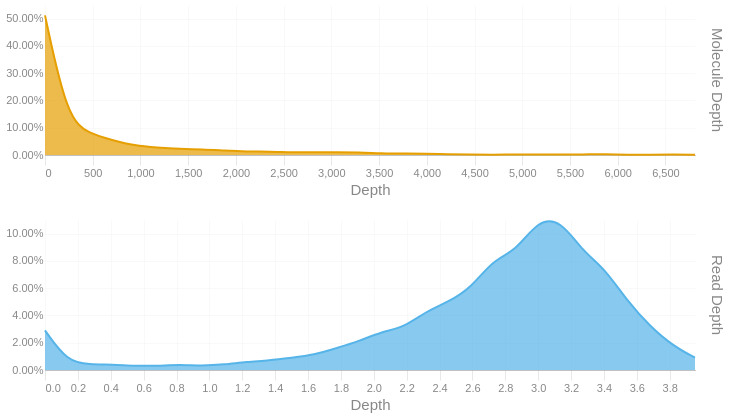

Notebook source saved alongside this figure:
### Code cell
readdep = depth_hist(tb['Read Depth'], q99, 3)
readdep = readdep.with_columns(pl.lit('Read Depth').alias('Metric'))
if not SKIPLR:
    moldep = depth_hist(tb['Molecule Depth'], mol_q99, 1)
    moldep = moldep.with_columns(pl.lit('Molecule Depth').alias('Metric'))
    _hist = pl.concat([readdep, moldep])
    _hist = _hist.filter(pl.col('Proportion') != 0)
    with SafeRender(_hist):
        (
            alt.Chart(_hist)        
            .mark_area(interpolate = "basis")
            .encode(
                x=alt.X('Bin:Q').scale(domainMin=0).axis(alt.Axis(title='Depth')),
                y = alt.Y('Proportion:Q', title = None).axis(format = '.2%'),
                color = alt.Color('Metric:N').legend(None),
                row = alt.Row("Metric:N").header(title = None, labelOrient = 'right'),
                tooltip = [
                    alt.Tooltip("Metric:N", title = "Metric"),
                    alt.Tooltip('Interval:N', title = "Depth Interval"),
                    alt.Tooltip('Proportion:Q', title = "% Alignments").format('.2%')
                ]
            )
            .resolve_scale(x='independent', y='independent')
            .properties(
                height = 150, width = 650,
                usermeta={'embedOptions': {'downloadFileName': f'{samplename}.depth.hist'}}
            )
        ).display()
else:
    readdep = readdep.filter(pl.col('Proportion') != 0)
    with SafeRender(readdep):
        (
            alt.Chart(readdep)        
            .mark_area(interpolate = "basis")
            .encode(
                x=alt.X('Bin:Q').scale(domainMin=0).axis(alt.Axis(title='Depth')),
                y = alt.Y('Proportion:Q', title = None).axis(format = '.2%'),
                tooltip = [
                    alt.Tooltip('Interval:N', title = "Depth Interval"),
                    alt.Tooltip('Proportion:Q', title = "% Alignments").format('.2%')
                ]
            )
            .properties(
                usermeta={'embedOptions': {'downloadFileName': f'{samplename}.depth.hist'}}
            )
        ).display()

### Figure 1 — Vega-Lite specification as saved in the notebook (floating-point values rounded to 4 significant figures)
{"width": 650, "height": 150, "config": {"title": {"anchor": "start", "dy": -15, "fontSize": 18, "color": "#888888", "subtitleColor": "#888888", "subtitleFontSize": 14}, "arc": {"fill": "#0072B2"}, "axis": {"domainColor": "#888888", "domainWidth": 0.5, "gridWidth": 0.2, "grid": false, "titleFontWeight": 400, "titleFontSize": 15, "labelFontSize": 11, "labelColor": "#888888", "tickColor": "#888888", "tickWidth": 0.2, "titleColor": "#888888"}, "axisBand": {"grid": false}, "axisX": {"grid": true, "tickSize": 10, "domainCap": "round"}, "axisY": {"domain": false, "grid": true, "tickSize": 0, "domainCap": "round"}, "background": "transparent", "header": {"labelFontSize": 15, "labelColor": "#888888", "titleFontSize": 15, "titleFontWeight": 600, "titleColor": "#888888"}, "legend": {"labelFont": "sans-serif", "labelFontSize": 12, "labelColor": "#888888", "symbolSize": 100, "symbolType": "circle", "titleFontSize": 12, "titlePadding": 10, "titleColor": "#888888", "title": null}, "range": {"category": ["#E69F00", "#56B4E9", "#009E73", "#F0E442", "#0072B2", "#D55E00", "#CC79A7", "#000000"], "diverging": ["#cfe8f3", "#a2d4ec", "#73bfe2", "#46abdb", "#1696d2", "#12719e"]}, "area": {"fill": "#0072B2", "fillOpacity": 0.7, "line": true, "strokeOpacity": 0.7}, "line": {"color": "#0072B2", "stroke": "#0072B2", "strokeWidth": 2}, "trail": {"color": "#0072B2", "stroke": "#0072B2", "strokeWidth": 0, "size": 1}, "point": {"filled": true, "fillOpacity": 1.0, "size": 95}, "text": {"color": "#888888", "fontSize": 11, "align": "right", "fontWeight": 400, "size": 11}, "bar": {"fill": "#0072B2", "stroke": null}, "view": {"stroke": null, "continuousWidth": 660, "continuousHeight": 400}}, "data": {"name": "data-cc116fb677117d3b331852411bd1b731"}, "mark": {"type": "area", "interpolate": "basis"}, "encoding": {"color": {"field": "Metric", "legend": null, "type": "nominal"}, "row": {"field": "Metric", "header": {"title": null, "labelOrient": "right"}, "type": "nominal"}, "tooltip": [{"field": "Metric", "title": "Metric", "type": "nominal"}, {"field": "Interval", "title": "Depth Interval", "type": "nominal"}, {"field": "Proportion", "format": ".2%", "title": "% Alignments", "type": "quantitative"}], "x": {"axis": {"title": "Depth"}, "field": "Bin", "scale": {"domainMin": 0}, "type": "quantitative"}, "y": {"axis": {"format": ".2%"}, "field": "Proportion", "title": null, "type": "quantitative"}}, "resolve": {"scale": {"x": "independent", "y": "independent"}}, "usermeta": {"embedOptions": {"downloadFileName": "S1_Tusket_028.depth.hist"}}, "$schema": "https://vega.github.io/schema/vega-lite/v6.1.0.json", "datasets": {"data-cc116fb677117d3b331852411bd1b731": [{"Bin": 0.0, "Interval": "0.0-0.136", "Proportion": 0.029, "Metric": "Read Depth"}, {"Bin": 0.136, "Interval": "0.136-0.273", "Proportion": 0.006, "Metric": "Read Depth"}, {"Bin": 0.273, "Interval": "0.273-0.409", "Proportion": 0.004, "Metric": "Read Depth"}, {"Bin": 0.409, "Interval": "0.409-0.545", "Proportion": 0.004, "Metric": "Read Depth"}, {"Bin": 0.545, "Interval": "0.545-0.682", "Proportion": 0.003, "Metric": "Read Depth"}, {"Bin": 0.682, "Interval": "0.682-0.818", "Proportion": 0.003, "Metric": "Read Depth"}, {"Bin": 0.818, "Interval": "0.818-0.954", "Proportion": 0.004, "Metric": "Read Depth"}, {"Bin": 0.954, "Interval": "0.954-1.091", "Proportion": 0.003, "Metric": "Read Depth"}, {"Bin": 1.091, "Interval": "1.091-1.227", "Proportion": 0.004, "Metric": "Read Depth"}, {"Bin": 1.227, "Interval": "1.227-1.363", "Proportion": 0.006, "Metric": "Read Depth"}, {"Bin": 1.363, "Interval": "1.363-1.5", "Proportion": 0.007, "Metric": "Read Depth"}, {"Bin": 1.5, "Interval": "1.5-1.636", "Proportion": 0.009, "Metric": "Read Depth"}, {"Bin": 1.636, "Interval": "1.636-1.772", "Proportion": 0.011, "Metric": "Read Depth"}, {"Bin": 1.772, "Interval": "1.772-1.909", "Proportion": 0.016, "Metric": "Read Depth"}, {"Bin": 1.909, "Interval": "1.909-2.045", "Proportion": 0.021, "Metric": "Read Depth"}, {"Bin": 2.045, "Interval": "2.045-2.181", "Proportion": 0.028, "Metric": "Read Depth"}, {"Bin": 2.181, "Interval": "2.181-2.318", "Proportion": 0.031, "Metric": "Read Depth"}, {"Bin": 2.318, "Interval": "2.318-2.454", "Proportion": 0.043, "Metric": "Read Depth"}, {"Bin": 2.454, "Interval": "2.454-2.59", "Proportion": 0.05, "Metric": "Read Depth"}, {"Bin": 2.59, "Interval": "2.59-2.727", "Proportion": 0.06, "Metric": "Read Depth"}, {"Bin": 2.727, "Interval": "2.727-2.863", "Proportion": 0.081, "Metric": "Read Depth"}, {"Bin": 2.863, "Interval": "2.863-2.999", "Proportion": 0.087, "Metric": "Read Depth"}, {"Bin": 2.999, "Interval": "2.999-3.136", "Proportion": 0.11, "Metric": "Read Depth"}, {"Bin": 3.136, "Interval": "3.136-3.272", "Proportion": 0.11, "Metric": "Read Depth"}, {"Bin": 3.272, "Interval": "3.272-3.408", "Proportion": 0.087, "Metric": "Read Depth"}, {"Bin": 3.408, "Interval": "3.408-3.545", "Proportion": 0.074, "Metric": "Read Depth"}, {"Bin": 3.545, "Interval": "3.545-3.681", "Proportion": 0.05, "Metric": "Read Depth"}, {"Bin": 3.681, "Interval": "3.681-3.817", "Proportion": 0.032, "Metric": "Read Depth"}, {"Bin": 3.817, "Interval": "3.817-3.954", "Proportion": 0.018, "Metric": "Read Depth"}, {"Bin": 3.954, "Interval": "3.954-4.09", "Proportion": 0.009, "Metric": "Read Depth"}, {"Bin": 0.0, "Interval": "0.0-234.8", "Proportion": 0.512, "Metric": "Molecule Depth"}, {"Bin": 234.8, "Interval": "234.8-469.7", "Proportion": 0.131, "Metric": "Molecule Depth"}, {"Bin": 469.7, "Interval": "469.7-704.5", "Proportion": 0.078, "Metric": "Molecule Depth"}, {"Bin": 704.5, "Interval": "704.5-939.3", "Proportion": 0.055, "Metric": "Molecule Depth"}, {"Bin": 939.3, "Interval": "939.3-1174.1", "Proportion": 0.034, "Metric": "Molecule Depth"}, {"Bin": 1174.0, "Interval": "1174.1-1409.0", "Proportion": 0.027, "Metric": "Molecule Depth"}, {"Bin": 1409.0, "Interval": "1409.0-1643.8", "Proportion": 0.022, "Metric": "Molecule Depth"}, {"Bin": 1644.0, "Interval": "1643.8-1878.6", "Proportion": 0.021, "Metric": "Molecule Depth"}, {"Bin": 1879.0, "Interval": "1878.6-2113.4", "Proportion": 0.016, "Metric": "Molecule Depth"}, {"Bin": 2113.0, "Interval": "2113.4-2348.3", "Proportion": 0.012, "Metric": "Molecule Depth"}, {"Bin": 2348.0, "Interval": "2348.3-2583.1", "Proportion": 0.013, "Metric": "Molecule Depth"}, {"Bin": 2583.0, "Interval": "2583.1-2817.9", "Proportion": 0.01, "Metric": "Molecule Depth"}, {"Bin": 2818.0, "Interval": "2817.9-3052.7", "Proportion": 0.01, "Metric": "Molecule Depth"}, {"Bin": 3053.0, "Interval": "3052.7-3287.6", "Proportion": 0.01, "Metric": "Molecule Depth"}, {"Bin": 3288.0, "Interval": "3287.6-3522.4", "Proportion": 0.01, "Metric": "Molecule Depth"}, {"Bin": 3522.0, "Interval": "3522.4-3757.2", "Proportion": 0.006, "Metric": "Molecule Depth"}, {"Bin": 3757.0, "Interval": "3757.2-3992.0", "Proportion": 0.005, "Metric": "Molecule Depth"}, {"Bin": 3992.0, "Interval": "3992.0-4226.9", "Proportion": 0.005, "Metric": "Molecule Depth"}, {"Bin": 4227.0, "Interval": "4226.9-4461.7", "Proportion": 0.003, "Metric": "Molecule Depth"}, {"Bin": 4462.0, "Interval": "4461.7-4696.5", "Proportion": 0.002, "Metric": "Molecule Depth"}, {"Bin": 4696.0, "Interval": "4696.5-4931.4", "Proportion": 0.001, "Metric": "Molecule Depth"}, {"Bin": 4931.0, "Interval": "4931.4-5166.2", "Proportion": 0.002, "Metric": "Molecule Depth"}, {"Bin": 5166.0, "Interval": "5166.2-5401.0", "Proportion": 0.002, "Metric": "Molecule Depth"}, {"Bin": 5401.0, "Interval": "5401.0-5635.8", "Proportion": 0.002, "Metric": "Molecule Depth"}, {"Bin": 5636.0, "Interval": "5635.8-5870.7", "Proportion": 0.002, "Metric": "Molecule Depth"}, {"Bin": 5871.0, "Interval": "5870.7-6105.5", "Proportion": 0.003, "Metric": "Molecule Depth"}, {"Bin": 6106.0, "Interval": "6105.5-6340.3", "Proportion": 0.001, "Metric": "Molecule Depth"}, {"Bin": 6340.0, "Interval": "6340.3-6575.1", "Proportion": 0.001, "Metric": "Molecule Depth"}, {"Bin": 6575.0, "Interval": "6575.1-6810.0", "Proportion": 0.002, "Metric": "Molecule Depth"}, {"Bin": 6810.0, "Interval": "6810.0-7044.79", "Proportion": 0.001, "Metric": "Molecule Depth"}]}}
